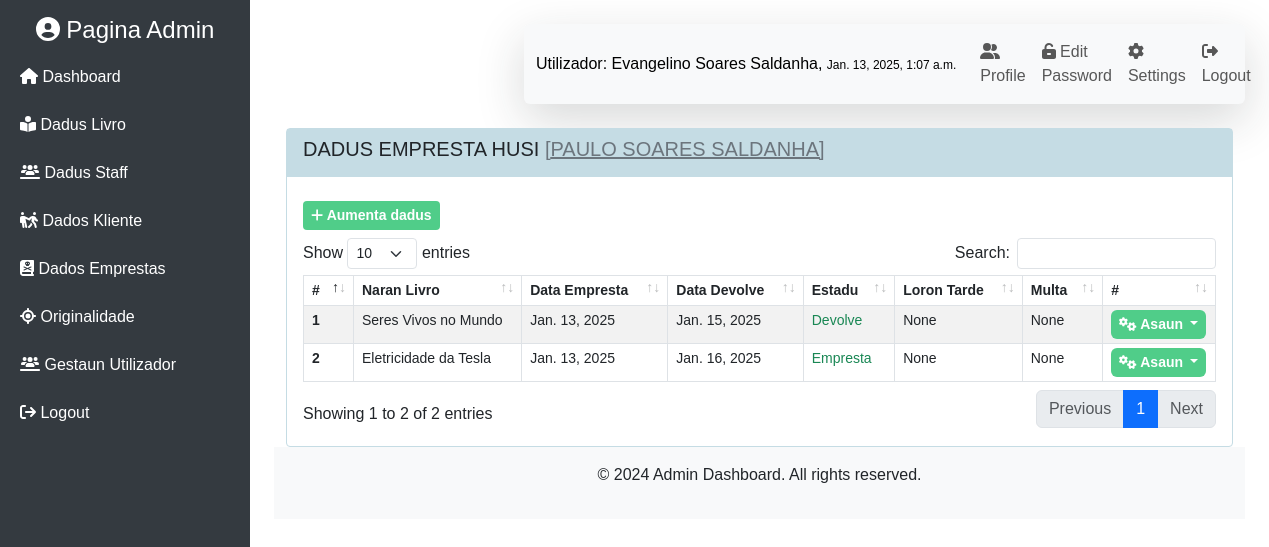
Page /home/empresta/1822974aadc94167974102773a179764 (signed in) on the committed database.
### mainApp/models.py (models this page shows, shortened)
class Staff(models.Model):
    SEXO_CHOICES = [
        ('Mane', 'Mane'),
        ('Feto', 'Feto'),
    ]
    STADU_CIVIL = [
        ('Solteiro', 'Solteiro'),
        ('Kassadu', 'Kassadu'),
        ('Diborsiadu', 'Diborsiadu'),
        ('Barlakeadu', 'Barlakeadu')
    ]
    id_staff = models.UUIDField(primary_key=True, default=uuid.uuid4, editable=False)
    naran_staff = models.CharField(max_length=225, blank=True, null=True)
    sexu = models.CharField(max_length=4, choices=SEXO_CHOICES, blank=True, null=True)
    data_moris = models.DateField(blank=True, null=True)
    id_suku = models.ForeignKey(Suku, related_name='staff', on_delete=models.CASCADE, blank=True, null=True)
    endereso = models.CharField(max_length=225, blank=True, null=True)
    no_tlf = models.CharField(max_length=20, blank=True, null=True)
    estadu_sivil = models.CharField(max_length=15, default='', choices=STADU_CIVIL,blank=True, null=True)
    user = models.OneToOneField(User, on_delete=models.CASCADE, null= True)
    foto = models.ImageField(
        upload_to='foto_staff/',
        validators=[FileExtensionValidator(allowed_extensions=['png', 'jpg', 'jpeg'])],
        null=True,
        blank=True,
        default='default.png'
    )

class Kliente(models.Model):
    SEXO_CHOICES = [
        ('Mane', 'Mane'),
        ('Feto', 'Feto'),
]
    STADU_CIVIL = [
        ('Solteiro', 'Solteiro'),
        ('Kassadu', 'Kassadu'),
        ('Diborsiadu', 'Diborsiadu'),
        ('Barlakeadu', 'Barlakeadu')
]
    id_kliente = models.UUIDField(primary_key=True, default=uuid.uuid4, editable=False)
    naran_kliente = models.CharField(max_length=225)
    sexu = models.CharField(max_length=4, choices=SEXO_CHOICES)
    data_moris = models.DateField()
    id_suku = models.ForeignKey(Suku, related_name='kliente_suku', on_delete=models.CASCADE)
    hela_fatin = models.CharField(max_length=225)
    estadu_sivil = models.CharField(max_length=15, choices=STADU_CIVIL)
    no_tlf = models.CharField(max_length=20)

class Empresta(models.Model):
    STATUS_EMP = [
        ('Empresta', 'Empresta'),
        ('Devolve', 'Devolve'),
        ('Tarde', 'Tarde'),
]
    id_empresta = models.UUIDField(primary_key=True, default=uuid.uuid4, editable=False)
    id_kliente = models.ForeignKey('Kliente', related_name='kliente_empresta', on_delete=models.CASCADE)
    id_staff = models.ForeignKey('Staff', related_name='staff_responsavel', on_delete=models.CASCADE)  # Corrected spelling
    data_empresta = models.DateField()
    data_devolve = models.DateField()
    loron_tarde = models.IntegerField(null=True, blank=True)  # Ensure proper spacing around `=`
    multa = models.FloatField(null=True, blank=True)
    status = models.CharField(max_length=20, choices=STATUS_EMP, null=True, blank=True, default='Empresta')
    id_livro = models.ForeignKey('Livro', related_name='empresta', on_delete=models.CASCADE)

class Livro(models.Model):
    def year_choices():
        return [(r, r) for r in range(1900, datetime.datetime.now().year + 1)]
    id_livro = models.UUIDField(primary_key=True, default=uuid.uuid4, editable=False)
    naran_livro = models.CharField(max_length=225)
    id_autor = models.ForeignKey(AutorLivro, related_name='autor_livro', on_delete=models.CASCADE)
    stock_livro = models.IntegerField()
    no_isbn = models.CharField(max_length=225)
    data_tama = models.DateField()
    tinan_publikasaun = models.IntegerField(choices=year_choices())
    id_editor = models.ForeignKey(EditorLivro, related_name='editor_livro', on_delete=models.CASCADE)
    id_kategoria = models.ForeignKey(Kategoira, related_name='kategorias_livro', on_delete=models.CASCADE)

### mainApp/views/views_admin.py (the view)
# urls.py: path('empresta/<str:id_kliente>', views.show_empresta, name='empresta'),
@login_required
def show_empresta(request, id_kliente):
    empresta = Empresta.objects.filter(id_kliente=id_kliente)
    kli = get_object_or_404(Kliente, id_kliente=id_kliente)
    kli_name = kli.naran_kliente
    data_now = timezone.now().date()
    for emp in empresta:
        if emp.status == 'Devolve':
            obj = get_object_or_404(Empresta, id_empresta=emp.id_empresta)
            obj.status = 'Devolve'
            obj.save()
        elif emp.status == 'Empresta':
            if emp.data_devolve > data_now:
                obj = get_object_or_404(Empresta, id_empresta=emp.id_empresta)
                obj.loron_tarde = None
                obj.multa = None
                obj.status = 'Empresta'
                obj.save()
            elif emp.data_devolve == data_now:
                obj = get_object_or_404(Empresta, id_empresta=emp.id_empresta)
                obj.loron_tarde = None
                obj.multa = None
                obj.status = 'Empresta'
                obj.save()
            else:
                day1 = emp.data_devolve  # No need for strptime, it's already a date object
                day2 = data_now
                difference = day2 - day1
                tarde = difference.days
                obj = get_object_or_404(Empresta, id_empresta=emp.id_empresta)
                obj.loron_tarde = tarde
                obj.multa = tarde * 0.25
                obj.status = 'Tarde'
                obj.save()
    context = {
        'title': 'Dadus Empresta',
        'sub_title': 'Dadus Empresta',
        'data': empresta,
        'kl_name': kli_name
    }
    return render(request, 'module/mod_empresta/empresta.html',context)

### mainApp/templates/module/mod_empresta/empresta.html (shortened to what this page needs)
{% extends 'base.html' %}
{% block content %}
<div class="row mt-4">
    <div class="col-md-12">
        <div class="card rounded-1" id="card">
            <div class="card-header rounded-0" id="card-header">
                <div class="cart-title">
                    <h5 class="card-title">{{sub_title}} husi <u class="text-secondary">[{{kl_name}}]</u></h5>
                </div>
            </div>
            <div class="card-body">
                <div class="my-2">
                    <a href="{% url 'add_empresta' %}" class="btn btn-sm fw-bold" id="btn_add"><i
                            class="fa fa-plus"></i> Aumenta dadus</a>
                </div>
                <div class="table-responsive">
                    <table id="activityTable" class="table table-striped table-bordered table-responsive-md">
                        <thead>
                            <tr>
                                <th scope="col" class="py-1">#</th>
                                <th scope="col" class="py-1">Naran Livro</th>
                                <th scope="col" class="py-1">Data Empresta</th>
                                <th scope="col" class="py-1">Data Devolve</th>
                                <th scope="col" class="py-1">Estadu</th>
                                <th scope="col" class="py-1">Loron Tarde</th>
                                <th scope="col" class="py-1">Multa</th>
                                <th scope="col" class="py-1">#</th>
                            </tr>
                        </thead>
                        <tbody>
                            {% for i in data %}
                            <tr>
                                <th scope="row" class="py-1">{{forloop.counter}}</th>
                                <td class="py-1">{{i.id_livro.naran_livro}}</td>
                                <td class="py-1">{{i.data_empresta}}</td>
                                <td class="py-1">{{i.data_devolve}}</td>
                                <td class="py-1">
                                    {% if i.status == 'Empresta' %}
                                    <span class="text-success">Empresta</span>
                                    {% elif i.status == 'Devolve' %}
                                    <span class="text-success">Devolve</span>
                                    {% elif i.status == 'Tarde' %}
                                    <span class="text-danger">Tarde</span>
                                    {% endif %}
                                </td>
                                <td class="py-1">{% if i.loron_tarde == 0 %}{% else %}{{i.loron_tarde}}{% endif %}</td>
                                <td class="py-1">{% if i.multa == 0.0 %}{% else %}{{i.multa}}{% endif %}</td>
                                <td class="py-1">
                                    <div class="dropdown">
                                        <a class="btn btn-warning btn-sm py-1 rounded-2 dropdown-toggle" id="btn_add"
                                            href="#" role="button" data-bs-toggle="dropdown" aria-expanded="false">
                                            <i class="fa fa-gears"></i> Asaun
                                        </a>
                                    </div>
                                </td>
                            </tr>
                            {% endfor %}
                        </tbody>
                    </table>
                </div>
            </div>
        </div>
    </div>
</div>
{% endblock %}

### templates/navbar.html (shortened to what this page needs)
<nav class="navbar navbar-expand-lg navbar-light bg-light shadow-lg rounded-2">
    <div class="container-fluid rounded-1">
        <a class="navbar-brand fs-6" href="#">Utilizador: {{request.user.staff.naran_staff}}, <span
                style="font-size: 12px;">{{user.last_login}}</span></a>
        <div class="collapse navbar-collapse" id="navbarSupportedContent">
            <ul class="navbar-nav ms-auto mb-2 mb-lg-0">
                <li class="nav-item">
                    <a class="nav-link" href="{% url 'detallu_staff' request.user.staff.id_staff %}"><i
                            class="fa fa-user-friends"></i> Profile</a>
                </li>
                <li class="nav-item">
                    <a class="nav-link" href="{% url 'change-password' %}"><i class="fa fa-unlock-keyhole"></i> Edit
                        Password</a>
                </li>
                <li class="nav-item">
                    <a class="nav-link" href="{% url 'update_staff' request.user.staff.id_staff %}"><i
                            class="fa fa-gear"></i> Settings</a>
                </li>
                <li class="nav-item">
                    <a class="nav-link" href="{% url 'logout' %}"><i class="fa fa-sign-out-alt "></i> Logout</a>
                </li>
            </ul>
        </div>
    </div>
</nav>

### static/css/style.css (style rules this page uses)
body { font-family: 'Arial', sans-serif; overflow-x: hidden; }
.navbar { margin-left: 250px; transition: margin-left 0.3s ease; }
th { font-size: 14px; }
td { font-size: 14px; }
#card-header { background-color: #c5dce4; border: none; }
#card { border-color: rgb(197, 220, 228); }
.card-title { text-transform: uppercase; }
#btn_add { background-color: #50cd89; border: 0px; font-weight: bold; border-radius: 4px; color: white; }

### rows in the picture
Kliente: naran_kliente "PAULO SOARES SALDANHA"
Empresta: id_livro.naran_livro "Seres Vivos no Mundo", data_empresta "Jan. 13, 2025", data_devolve "Jan. 15, 2025", status "Devolve", loron_tarde "None", multa "None"
Empresta: id_livro.naran_livro "Eletricidade da Tesla", data_empresta "Jan. 13, 2025", data_devolve "Jan. 16, 2025", status "Empresta", loron_tarde "None", multa "None"

### other values in the picture
{{ request.user.staff.naran_staff }} "Evangelino Soares Saldanha"
{{ user.last_login }} "Jan. 13, 2025, 1:07 a.m."
{{ sub_title }} "DADUS EMPRESTA"
